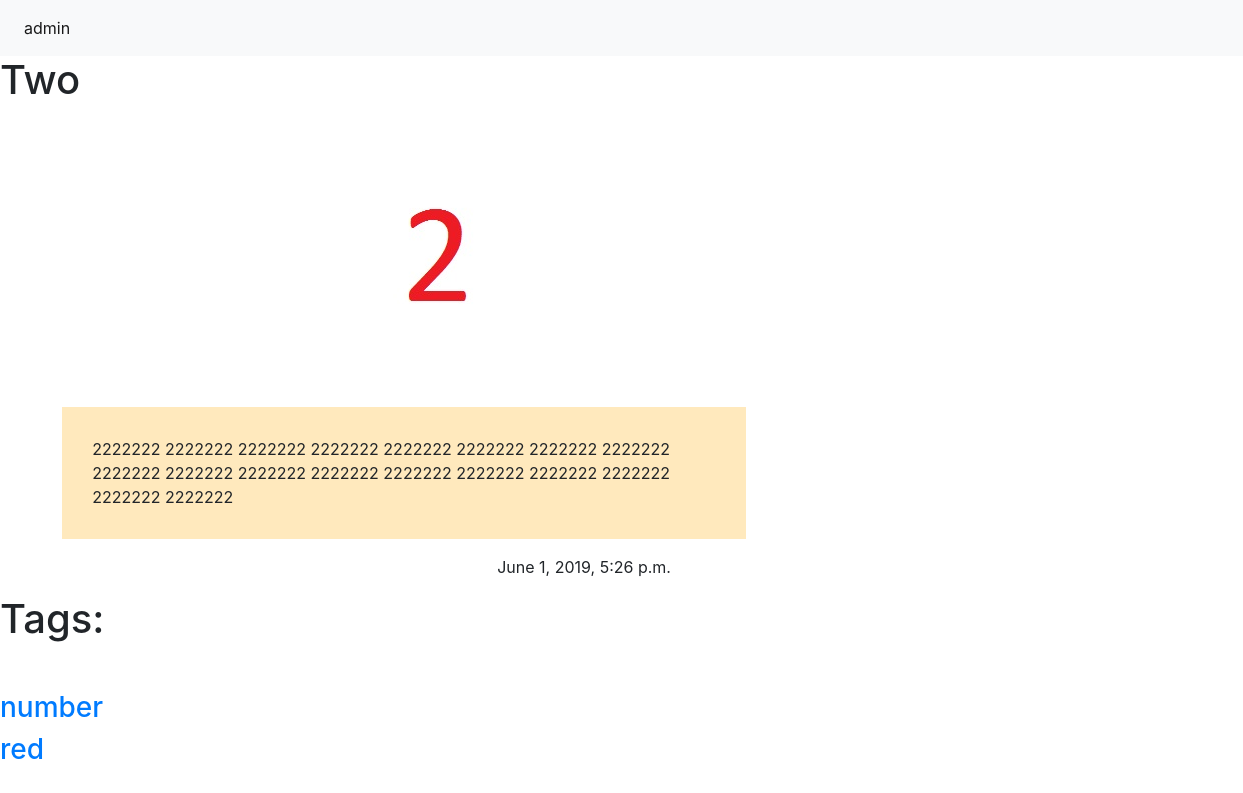
The app's page /18/ with its own data.
### news/models.py (models this page shows, shortened)
class Post(models.Model):
    title = models.CharField(max_length=120)
    description = models.TextField(default='description')
    tag = models.ManyToManyField('Tag')
    image = models.FileField(null=True, blank=False)
    content = models.TextField()
    visible = models.BooleanField(default=1)
    updated = models.DateTimeField(auto_now=True, auto_now_add=False)
    timestamp = models.DateTimeField(auto_now=False, auto_now_add=True)
    class Meta:
        ordering = ["-id", "-timestamp"]

class Tag(models.Model):
    title = models.CharField(max_length=128)

### news/views.py (the view)
# urls.py: path('<int:id>/', views.single, name='single'),
def single(request, id=None):
    post = get_object_or_404(Post, id=id)
    context = {
        "post": post,
        "url": URL,
    }
    print(admin.site.urls)
    return render(request, "partial/single.html", context)

### templates/partial/single.html (shortened to what this page needs)
{% extends 'news.html' %}
{% block body %}
{% if post.visible %}
<h1>{{ post.title }}</h1>
<img class="img" src="{{ post.image.url }}" alt="">
<p class="txt">{{ post.content }}</p>
<span class="time">{{ post.timestamp }}</span>
<p class="post-meta">
	{% block title %}
	<h1 class="mb-5">Tags: </h1>
	{% for tag in post.tag.all %}
	<h3><a href="{{ url }}tag/{{ tag.title }}">{{ tag.title }}</a></h3>
	{% endfor %}
	{% endblock %}
</p>
{% else %}
<p>page not found</p>
{% endif %}
{% endblock %}

### templates/partial/single.html (style rules this page uses)
.txt { border: 4px; background: #ffe9bd; padding: 30px; margin-right : 40%; margin-left : 5%; }
.time { margin-right : 5%; margin-left : 40%; }
.img { margin-right : 50%; margin-left : 20%; }

### records on screen
Post: title "Two", image (picture), content "2222222 2222222 2222222 2222222 2222222 2222222 2222222 2222222 2222222 2222222 2222222 2222222 2222222 2222222 2222222 2222222 2222222 2222222", timestamp "June 1, 2019, 5:26 p.m."
Tag: title "number"
Tag: title "red"
